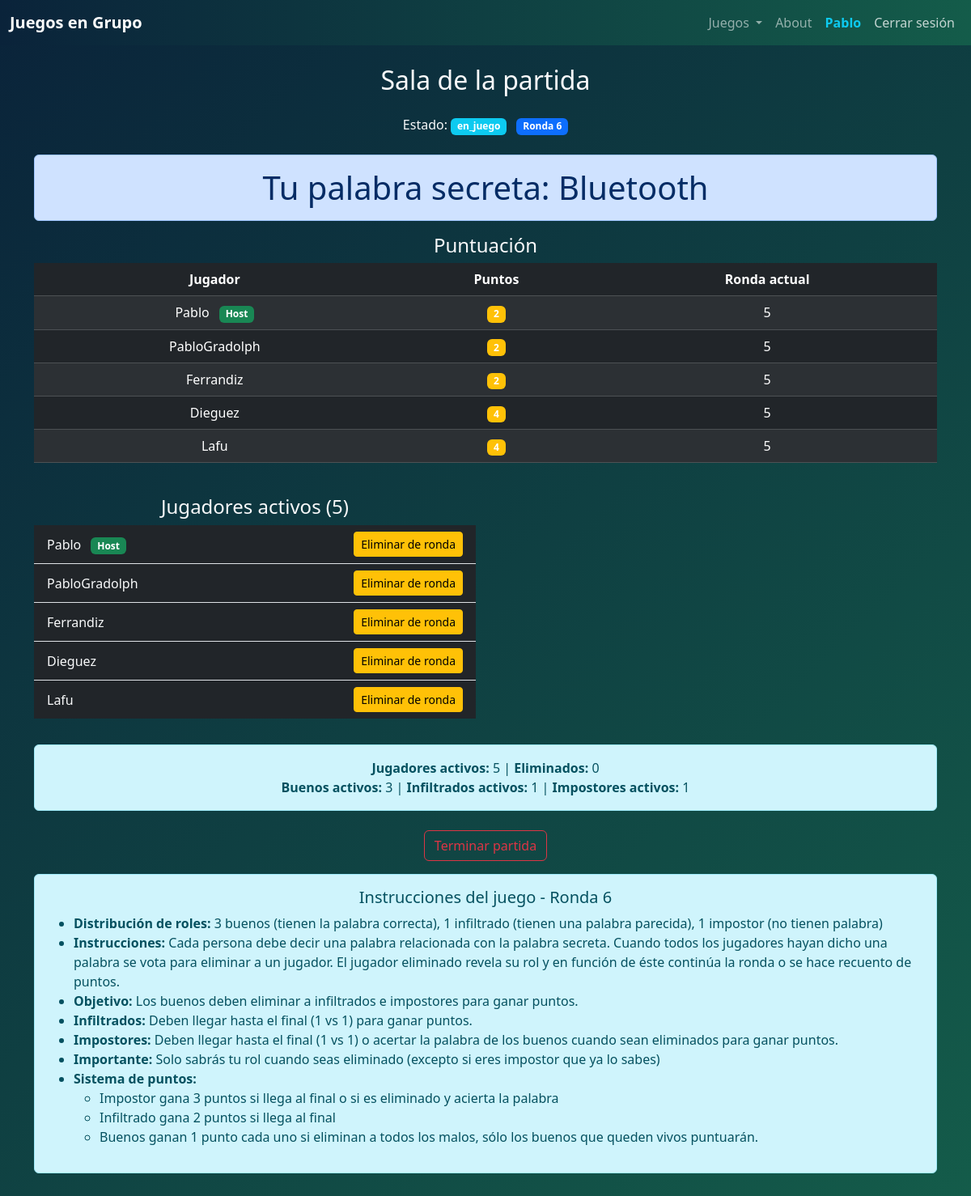
The app's page /blanco/partida/PSJFTG/ (signed in) with its own data.
### blanco/models.py (models this page shows, shortened)
class GameSession(models.Model):
    codigo = models.CharField(max_length=8, unique=True)
    creado = models.DateTimeField(auto_now_add=True)
    estado = models.CharField(max_length=20, default='esperando')  # esperando, en_juego, terminada
    host = models.ForeignKey(User, on_delete=models.CASCADE, related_name='hosted_sessions', null=True, blank=True)
    palabra_impostor = models.CharField(max_length=100, blank=True, null=True)  # Palabra que debe adivinar el impostor
    ronda_terminada = models.BooleanField(default=False)  # Si la ronda actual ha terminado
    ronda_actual = models.IntegerField(default=1)  # Número de ronda actual (1, 2, 3...)
    palabra_buena_actual = models.CharField(max_length=100, blank=True, null=True)
    palabra_infiltrado_actual = models.CharField(max_length=100, blank=True, null=True)

class GamePlayer(models.Model):
    session = models.ForeignKey(GameSession, on_delete=models.CASCADE, related_name='players')
    user = models.ForeignKey(User, on_delete=models.CASCADE)
    joined = models.DateTimeField(auto_now_add=True)
    palabra_secreta = models.CharField(max_length=100, blank=True, null=True)
    eliminado = models.BooleanField(default=False)  # Si está eliminado de la ronda actual
    es_impostor = models.BooleanField(default=False)  # Si es el impostor en esta ronda
    es_infiltrado = models.BooleanField(default=False)  # Si es infiltrado en esta ronda
    es_bueno = models.BooleanField(default=False)  # Si es bueno en esta ronda
    puntos = models.IntegerField(default=0)  # Puntos totales del jugador
    ronda_actual = models.IntegerField(default=1)  # Ronda en la que está el jugador
    ya_intento_adivinar = models.BooleanField(default=False)  # Si el impostor ya intentó adivinar en esta ronda
    class Meta:
        unique_together = ('session', 'user')

### blanco/views.py (the view, shortened to what this page needs)
# urls.py: path('partida/<str:codigo>/', views.partida, name='partida'),
@login_required
def partida(request, codigo):
    partida = get_object_or_404(GameSession, codigo=codigo)
    if partida.estado == 'en_juego' and not GamePlayer.objects.filter(session=partida, user=request.user).exists():
        messages.error(request, 'No puedes unirte a una partida que ya está en juego.')
        return redirect('home')
    gameplayer, created = GamePlayer.objects.get_or_create(session=partida, user=request.user)
    jugadores = partida.players.select_related('user').all()
    es_host = partida.host == request.user
    puede_empezar = es_host and partida.players.count() >= 4 and partida.estado != 'en_juego'
    mensaje = None
    try:
        par_palabras = PalabraPar.objects.order_by('?').first()
        palabra_buena = par_palabras.palabra_buena if par_palabras else "Gato"
        palabra_infiltrado = par_palabras.palabra_infiltrado if par_palabras else "Perro"
    except:
        palabra_buena = "Gato"
        palabra_infiltrado = "Perro"
    if partida.players.count() == 0:
        partida.delete()
        return redirect('home')
    mi_gameplayer = GamePlayer.objects.get(session=partida, user=request.user)
    palabra = mi_gameplayer.palabra_secreta if partida.estado == 'en_juego' and not mi_gameplayer.eliminado else None
    jugadores_activos = [gp for gp in jugadores if not gp.eliminado]
    jugadores_eliminados = [gp for gp in jugadores if gp.eliminado]
    buenos_activos = [p for p in jugadores_activos if p.es_bueno]
    infiltrados_activos = [p for p in jugadores_activos if p.es_infiltrado]
    impostores_activos = [p for p in jugadores_activos if p.es_impostor]
    return render(request, 'blanco/partida.html', {
        'partida': partida,
        'jugadores': jugadores,
        'jugadores_activos': jugadores_activos,
        'jugadores_eliminados': jugadores_eliminados,
        'buenos_activos': buenos_activos,
        'infiltrados_activos': infiltrados_activos,
        'impostores_activos': impostores_activos,
        'es_host': es_host,
        'puede_empezar': puede_empezar,
        'mensaje': mensaje,
        'palabra': palabra,
        'mi_gameplayer': mi_gameplayer,
    })

### templates/blanco/partida.html (shortened to what this page needs)
{% extends "base.html" %}
{% block content %}
<div class="text-center">
    <h2 class="mb-4">Sala de la partida</h2>
    <p class="mb-4">
        Estado:
        <span class="badge bg-info">{{ partida.estado }}</span>
        {% if partida.estado == 'en_juego' %}
            <span class="badge bg-primary ms-2">Ronda {{ partida.ronda_actual }}</span>
        {% endif %}
    </p>
    {% if palabra and not mi_gameplayer.eliminado %}
        <div class="alert alert-primary display-6">Tu palabra secreta: <b>{{ palabra }}</b></div>
    {% endif %}
    {% if partida.estado == 'en_juego' %}
        <div class="row mb-4">
            <div class="col-12">
                <h4>Puntuación</h4>
                <div class="table-responsive">
                    <table class="table table-dark table-striped">
                        <thead>
                            <tr>
                                <th>Jugador</th>
                                <th>Puntos</th>
                                <th>Ronda actual</th>
                            </tr>
                        </thead>
                        <tbody>
                            {% for jugador in jugadores %}
                                <tr>
                                    <td>
                                        {{ jugador.user.username }}
                                        {% if partida.host == jugador.user %}
                                            <span class="badge bg-success ms-2">Host</span>
                                        {% endif %}
                                    </td>
                                    <td><span class="badge bg-warning">{{ jugador.puntos }}</span></td>
                                    <td>{{ jugador.ronda_actual }}</td>
                                </tr>
                            {% endfor %}
                        </tbody>
                    </table>
                </div>
            </div>
        </div>
    {% endif %}
    <div class="row">
        <div class="col-md-6">
            <h4>Jugadores activos ({{ jugadores_activos|length }})</h4>
            <ul class="list-group list-group-flush mb-3">
                {% for jugador in jugadores_activos %}
                    <li class="list-group-item bg-dark text-light d-flex justify-content-between align-items-center">
                        <span>
                            {{ jugador.user.username }}
                            {% if partida.host == jugador.user %}
                                <span class="badge bg-success ms-2">Host</span>
                            {% endif %}
                        </span>
                        {% if es_host %}
                            {% if partida.estado != 'en_juego' and not jugador.user == user %}
                                <form method="post" style="display:inline;">
                                    {% csrf_token %}
                                    <input type="hidden" name="expulsar" value="{{ jugador.user.id }}">
                                    <button type="submit" class="btn btn-sm btn-danger">Expulsar</button>
                                </form>
                            {% elif partida.estado == 'en_juego' and not partida.ronda_terminada and not jugador.eliminado %}
                                <form method="post" style="display:inline;">
                                    <button type="submit" class="btn btn-sm btn-warning">Eliminar de ronda</button>
                                </form>
                            {% endif %}
                        {% endif %}
                    </li>
                {% endfor %}
            </ul>
        </div>
    </div>
    {% if partida.estado == 'en_juego' and not partida.ronda_terminada %}
        <div class="alert alert-info mt-3">
            <strong>Jugadores activos:</strong> {{ jugadores_activos|length }} |
            <strong>Eliminados:</strong> {{ jugadores_eliminados|length }}
            <br><strong>Buenos activos:</strong> {{ buenos_activos|length }} |
            <strong>Infiltrados activos:</strong> {{ infiltrados_activos|length }} |
            <strong>Impostores activos:</strong> {{ impostores_activos|length }}
        </div>
    {% endif %}
    {% if es_host %}
        <div class="mt-4">
            <form method="post" class="mb-2">
                <button type="submit" name="terminar" value="1" class="btn btn-outline-danger">Terminar partida</button>
            </form>
        </div>
    {% endif %}
    {% if partida.estado == 'en_juego' and not partida.ronda_terminada %}
        <div class="alert alert-info mt-3">
            <h5>Instrucciones del juego - Ronda {{ partida.ronda_actual }}</h5>
            <ul class="text-start">
                {% if jugadores_activos|length == 4 %}
                    <li><strong>Distribución de roles:</strong> 3 buenos (tienen la palabra correcta), 1 infiltrado (tienen una palabra parecida)</li>
                {% elif jugadores_activos|length == 5 %}
                    <li><strong>Distribución de roles:</strong> 3 buenos (tienen la palabra correcta), 1 infiltrado (tienen una palabra parecida), 1 impostor (no tienen palabra)</li>
                {% elif jugadores_activos|length == 6 %}
                    <li><strong>Distribución de roles:</strong> 4 buenos (tienen la palabra correcta), 1 infiltrado (tienen una palabra parecida), 1 impostor (no tienen palabra)</li>
                {% elif jugadores_activos|length == 7 %}
                    <li><strong>Distribución de roles:</strong> 4 buenos (tienen la palabra correcta), 2 infiltrados (tienen una palabra parecida), 1 impostor (no tienen palabra)</li>
                {% elif jugadores_activos|length == 8 %}
                    <li><strong>Distribución de roles:</strong> 5 buenos (tienen la palabra correcta), 2 infiltrados (tienen una palabra parecida), 1 impostor (no tienen palabra)</li>
                {% elif jugadores_activos|length == 9 %}
                    <li><strong>Distribución de roles:</strong> 5 buenos (tienen la palabra correcta), 2 infiltrados (tienen una palabra parecida), 2 impostores (no tienen palabra)</li>
                {% endif %}
                <li><strong>Instrucciones: </strong>Cada persona debe decir una palabra relacionada con la palabra secreta. Cuando todos los jugadores hayan dicho una palabra se vota para eliminar a un jugador. El jugador eliminado revela su rol y en función de éste continúa la ronda o se hace recuento de puntos.</li>
                <li><strong>Objetivo:</strong> Los buenos deben eliminar a infiltrados e impostores para ganar puntos.</li>
                <li><strong>Infiltrados: </strong> Deben llegar hasta el final (1 vs 1) para ganar puntos.</li>
                <li><strong>Impostores: </strong> Deben llegar hasta el final (1 vs 1) o acertar la palabra de los buenos cuando sean eliminados para ganar puntos.</li>
                <li><strong>Importante:</strong> Solo sabrás tu rol cuando seas eliminado (excepto si eres impostor que ya lo sabes)</li>
                <li><strong>Sistema de puntos:</strong>
                    <ul>
                        <li>Impostor gana 3 puntos si llega al final o si es eliminado y acierta la palabra</li>
                        <li>Infiltrado gana 2 puntos si llega al final</li>
                        <li>Buenos ganan 1 punto cada uno si eliminan a todos los malos, sólo los buenos que queden vivos puntuarán.</li>
                    </ul>
                </li>
            </ul>
        </div>
    {% endif %}
</div>
{% endblock %}

### templates/base.html (shortened to what this page needs)
{% load static %}
<!DOCTYPE html>
<html lang="es">
<head>
    <link rel="stylesheet" href="{% static 'css/bootstrap.min.css' %}">
    <link rel="stylesheet" href="{% static 'styles.css' %}">
</head>
<body class="bg-dark text-light">
    <nav class="navbar navbar-expand-lg navbar-dark" style="background: linear-gradient(90deg, #0a233a 0%, #145c4a 100%);">
        <div class="container-fluid">
            <a class="navbar-brand fw-bold" href="/">Juegos en Grupo</a>
            <div class="collapse navbar-collapse" id="navbarNav">
                <ul class="navbar-nav ms-auto">
                    <li class="nav-item dropdown">
                        <a class="nav-link dropdown-toggle" href="#" id="juegosDropdown" role="button" data-bs-toggle="dropdown" aria-expanded="false">
                            Juegos
                        </a>
                    </li>
                    <li class="nav-item"><a class="nav-link" href="/about/">About</a></li>
                    {% if user.is_authenticated %}
                        <li class="nav-item">
                            <span class="nav-link text-info fw-bold">{{ user.username }}</span>
                        </li>
                        <li class="nav-item">
                            <form action="{% url 'logout' %}" method="post" style="display:inline;">
                                <button type="submit" class="nav-link" style="background: none; border: none; color: rgba(255,255,255,.75); text-decoration: none;">Cerrar sesión</button>
                            </form>
                        </li>
                    {% else %}
                        <li class="nav-item"><a class="nav-link" href="/login/">Iniciar sesión</a></li>
                    {% endif %}
                </ul>
            </div>
        </div>
    </nav>
    <main class="container py-4">
        {% block content %}{% endblock %}
    </main>
</body>
</html>

### static/styles.css (style rules this page uses)
body { background: linear-gradient(135deg, #0a233a 0%, #145c4a 100%) !important; min-height: 100vh; }

### records on screen
GameSession: estado "en_juego", ronda_actual "6"
GamePlayer: palabra_secreta "Bluetooth", user.username "Pablo", shows "Host", puntos "2", ronda_actual "5"
GamePlayer: user.username "PabloGradolph", puntos "2", ronda_actual "5"
GamePlayer: user.username "Ferrandiz", puntos "2", ronda_actual "5"
GamePlayer: user.username "Dieguez", puntos "4", ronda_actual "5"
GamePlayer: user.username "Lafu", puntos "4", ronda_actual "5"

### other values on screen
{{ user.username }} "Pablo"
{{ jugadores_activos|length }} "5"
{{ jugadores_eliminados|length }} "0"
{{ buenos_activos|length }} "3"
{{ infiltrados_activos|length }} "1"
{{ impostores_activos|length }} "1"
